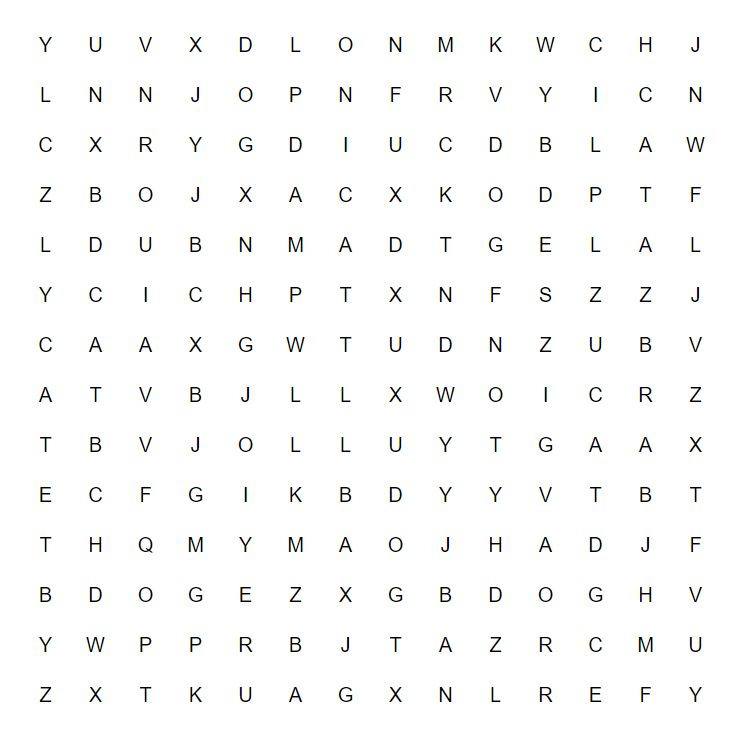
#> input picture Tarea_1/imgs/Sopa_Letras.JPG, 743 x 745 px; its folder holds 4 pictures in this run
$ jupyter execute FastConvolution.ipynb
#> lines starting #> are read from the running program, lines starting #| are printed output that depends on the picture; after the words box and inside, x2 and y2 are one past the last pixel; in counts of white or black regions, pixels touching at a corner belong together
[cell 1]
import numpy as np
import math
import random
import matplotlib
import matplotlib.pyplot as plt
import os
import cv2
import matplotlib.patches as patches

[cell 2]
# computes the convolution between an image and a kernel of any size using zero padding
def convolution(image, kernel):
    output = np.zeros([image.shape[0],image.shape[1]])

    # number of rows and columns of input image
    rows = image.shape[0]
    cols = image.shape[1]

    # number of rows and columns of kernel
    kRows = kernel.shape[0]
    kCols = kernel.shape[1]

    # offset between central pixel of kernel and top left (beginning of for loop)
    offsetX = math.floor(kRows/2)
    offsetY = math.floor(kCols/2)

    # convolution
    for y in range(rows):
        for x in range(cols):
            sum = 0
            for kY in range(kRows):
                for kX in range(kCols):
                    posX = (x - offsetX) + kX
                    posY = (y - offsetY) + kY
                    if ((min(posX,posY) < 0) | (posX >= cols) | (posY >= rows)): # zero padding
                        pixel = 0.0
                    else:
                        pixel = image[posY,posX]
                    sum += pixel*kernel[kY,kX]
            output[y,x] = sum
    return output

[cell 3]
def makeBinary(image, threshold):
    image = cv2.cvtColor(image, cv2.COLOR_BGR2GRAY)
    out = np.zeros(image.shape)
    for y in range(image.shape[0]):
        for x in range(image.shape[1]):
            if image[y,x] >= threshold:
                out[y,x] = 1
            else:
                out[y,x] = 0
    return out

[cell 4]
imgs = []
for image in os.listdir("imgs"):
    if image.endswith(((".jpg",".JPG"))):
        imgs.append(image)
imgs = np.sort(imgs)

[cell 5]
imgIndex = -1
img = cv2.imread(f"imgs/{imgs[imgIndex]}", 1)
#> img is the input picture: shape (745, 743, 3); mean B, G, R 249.3, 249.7, 249.5
img = cv2.cvtColor(img, cv2.COLOR_BGR2RGB)

[cell 6]
binary = makeBinary(img, 200) # hist(img.ravel(), 256, [0,256]) to choose threshold
#> after the loop in makeBinary, `for y in range(image.shape[0]):`:
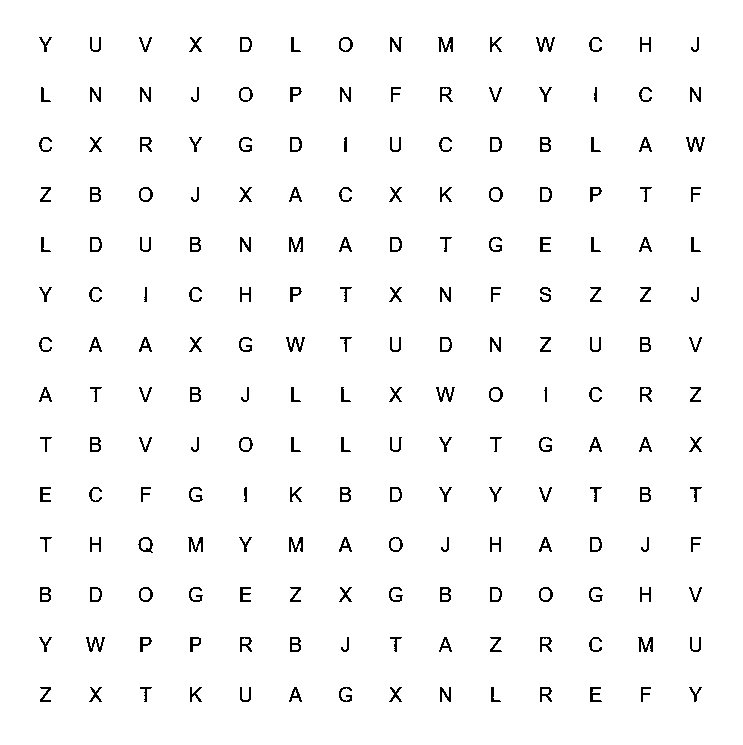
#> out: shape (745, 743) float64; values 0 (black) and 1 (white), 97.3% white; black in thin lines or dots, all inside (x1, y1, x2, y2) = (39, 37, 705, 702)

fig, axs = plt.subplots(1,2)
fig.set_figheight(5)
fig.set_figwidth(10)

axs[0].imshow(img)
axs[0].set_title(f"Imagen {imgs[imgIndex]}")
axs[1].imshow(binary, cmap = 'gray')
axs[1].set_title(f"Imagen {imgs[imgIndex]} binarizada con umbral {200}")
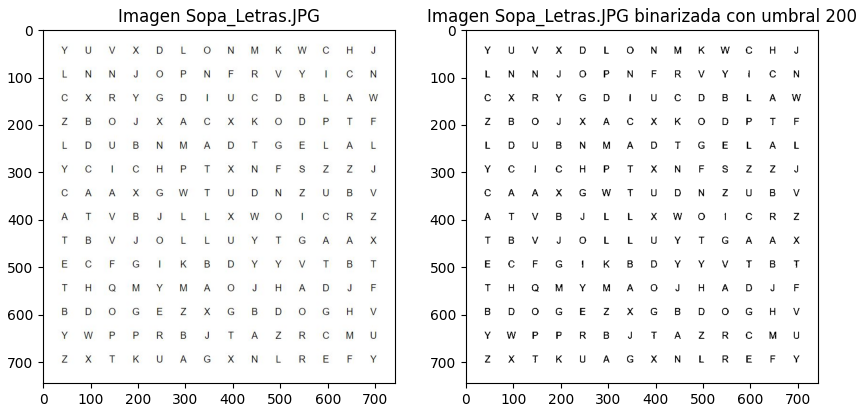
#> figure drawn by matplotlib, 2 panels
